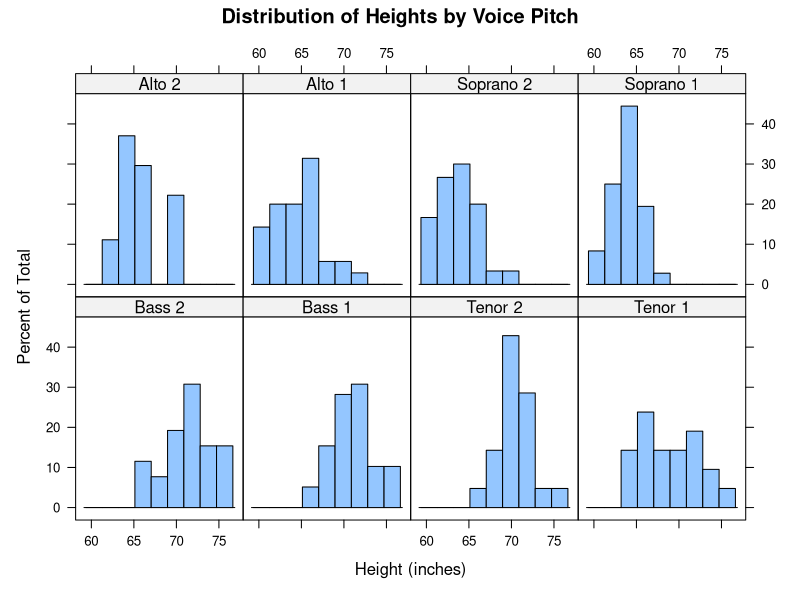
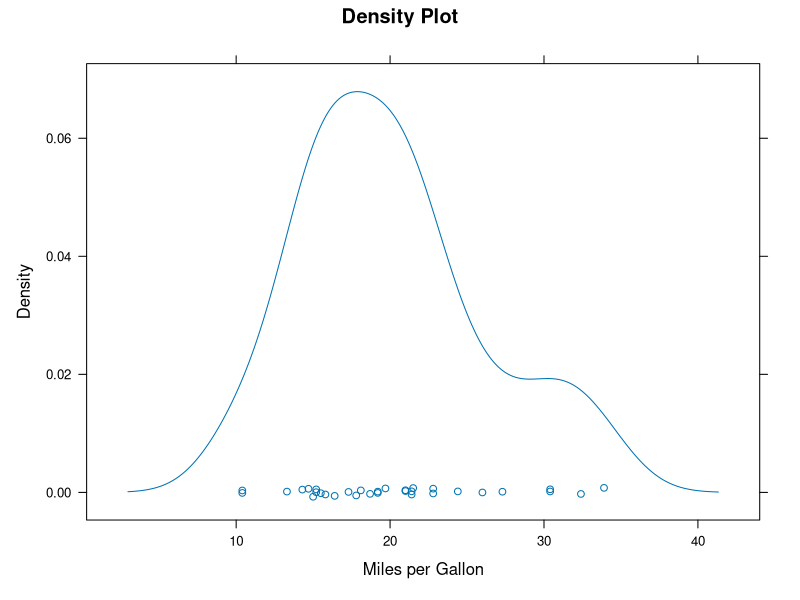
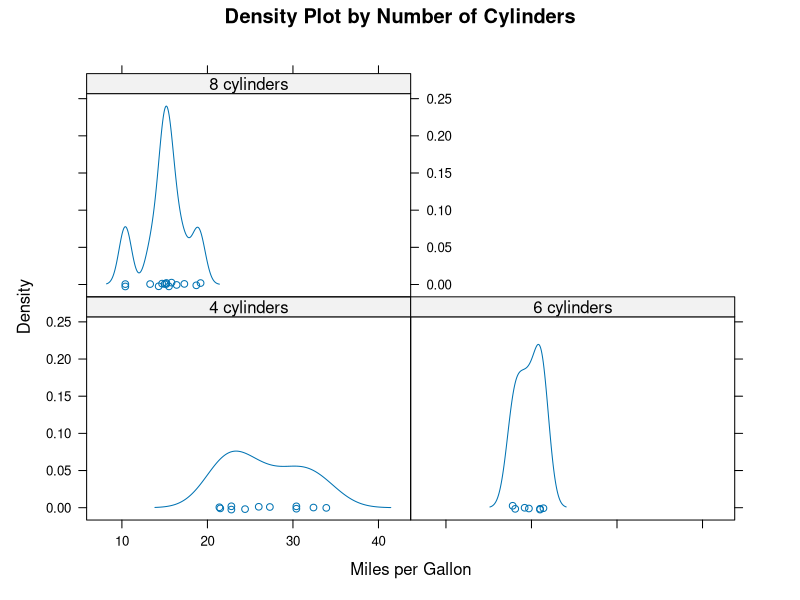
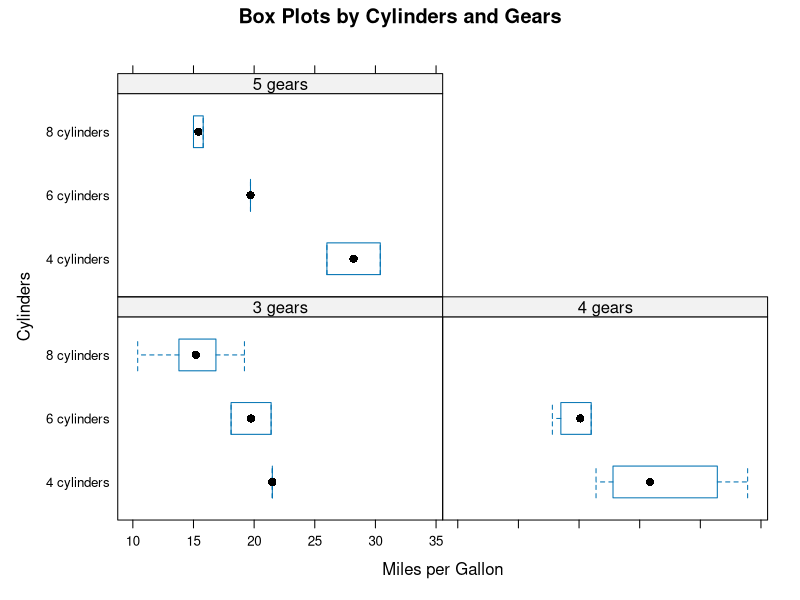
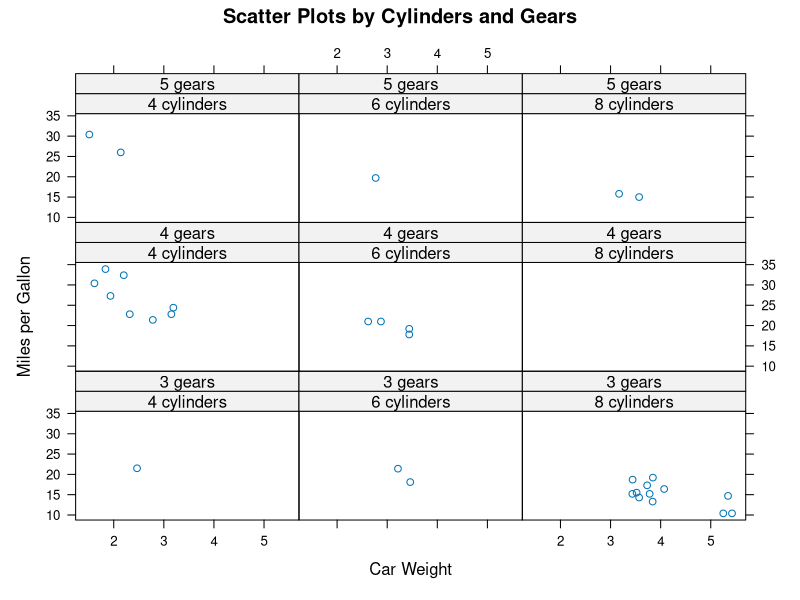
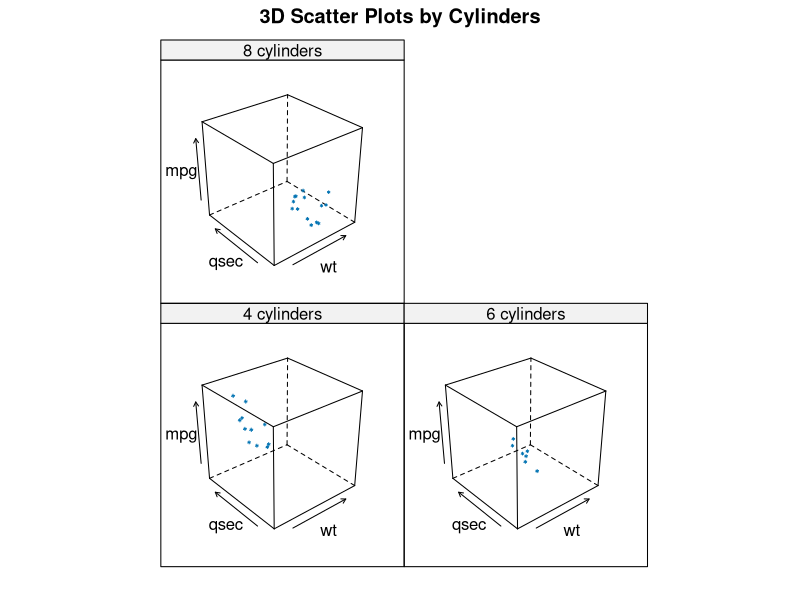
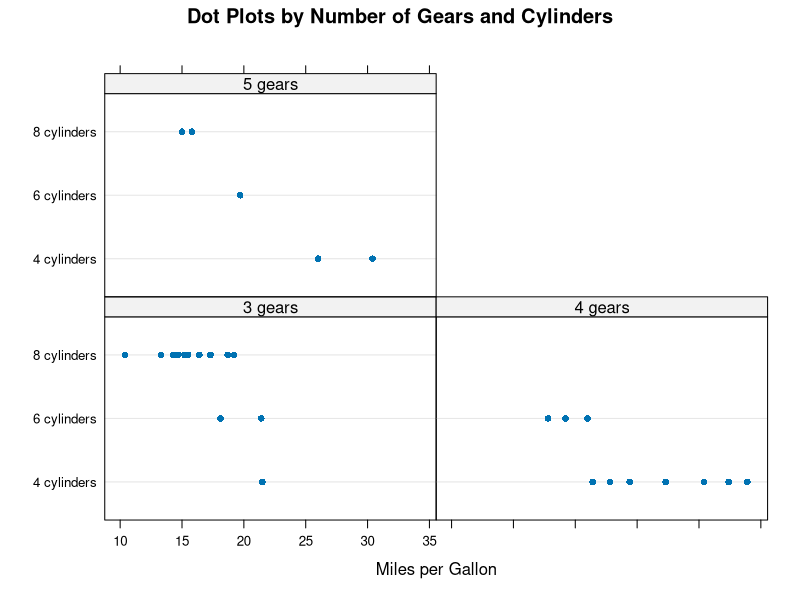
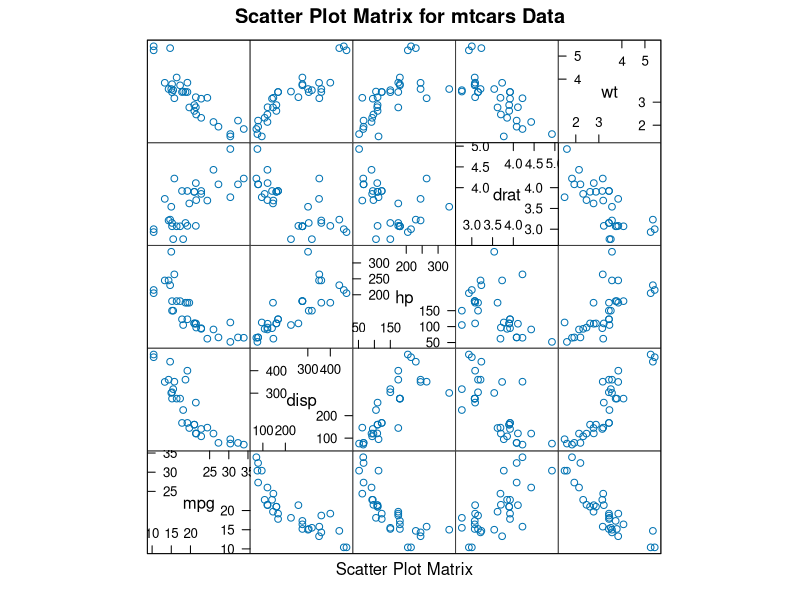

Reproduce these figures in R, in order.

# Bonus Chapter 23. Advanced graphics with the lattice package


# This chapter covers
#   An introduction to the lattice package
#   Grouping and conditioning
#   Adding information with panel functions
#   Customizing a lattice graph’s appearance


# Remove most objects from the working environment
rm(list = ls())
options(stringsAsFactors = F)

# 23.1. The lattice package
library(lattice)
histogram(~height | voice.part, data = singer,
          main = "Distribution of Heights by Voice Pitch",
          xlab = "Height (inches)")

# code listing 23.1. Lattice plot examples
library(lattice)
attach(mtcars)

gear <- factor(gear, levels = c(3, 4, 5),
               labels = c("3 gears", "4 gears", "5 gears"))

cyl <- factor(cyl, levels = c(4, 6, 8),
              labels = c("4 cylinders", "6 cylinders", "8 cylinders"))

densityplot(~mpg,
            main = "Density Plot",
            xlab = "Miles per Gallon")

densityplot(~mpg | cyl,
            main = "Density Plot by Number of Cylinders",
            xlab = "Miles per Gallon")

bwplot(cyl ~ mpg | gear,
       main = "Box Plots by Cylinders and Gears",
       xlab = "Miles per Gallon", ylab = "Cylinders")

xyplot(mpg ~ wt | cyl * gear,
       main = "Scatter Plots by Cylinders and Gears",
       xlab = "Car Weight", ylab = "Miles per Gallon")

cloud(mpg ~ wt * qsec | cyl,
      main = "3D Scatter Plots by Cylinders")

dotplot(cyl ~ mpg | gear,
        main = "Dot Plots by Number of Gears and Cylinders",
        xlab = "Miles per Gallon")

splom(mtcars[c(1, 3, 4, 5, 6)],
      main = "Scatter Plot Matrix for mtcars Data")

detach(mtcars)

# 23.2. Conditioning variables

# figure 23-2
displacement <- equal.count(mtcars$disp, number=3, overlap=0)
xyplot(mpg~wt|displacement, data=mtcars,
       main = "Miles per Gallon vs. Weight by Engine Displacement",
       xlab = "Weight", ylab = "Miles per Gallon",
       layout=c(3, 1), aspect=1.5)


# 23.3. Panel functions
# code listing 23.2. xyplot with custom panel function
# figure 23.3
library(lattice)
displacement <- equal.count(mtcars$disp, number=3, overlap=0)

mypanel <- function(x, y) {
  panel.xyplot(x, y, pch = 19)
  panel.rug(x, y)
  panel.grid(h=-1, v=-1)
  panel.lmline(x, y, col="red", lwd=1, lty=2)
}

xyplot(mpg~wt | displacement, data = mtcars,
       layout=c(3, 1),
       aspect = 1.5,
       main = "Miles per Gallon vs. Weight by Engine Displacement",
       xlab = "Weight",
       ylab = "Miles per Gallon",
       panel = mypanel)


# code listing 23.3. xyplot with a custom panel function and additional options
# figure 23.4
library(lattice)
mtcars$transmission <- factor(mtcars$am, levels = c(0, 1),
                              labels = c("Automatic", "Manual"))

panel.smoother <- function(x, y) {
  panel.grid(h=-1, v=-1)
  panel.xyplot(x, y)
  panel.loess(x, y)
  panel.abline(h=mean(y), lwd=2, lty=2, col = "darkgreen")
}

xyplot(mpg~disp | transmission, data = mtcars,
       scales = list(cex=.8, col="red"),
       panel = panel.smoother,
       xlab = "Displacement", ylab = "Miles per Gallon",
       main = "MPG vs Displacement by Transmission Type",
       sub = "Dotted lines are Group Means", aspect = 1)

#-----------------------------------------------------------
# Subsetting Data                                          ｜
## Selection using the Subset Function                     ｜ 
sub <- subset(mtcars, transmission == "Manual")           #｜
mean(sub$mpg)                                             #｜
#                                                          ｜
# Selecting Observations                                   ｜
mean(mtcars[which(mtcars$transmission=='Manual'),]$mpg)   #｜
# [1] 24.39231                                            #｜
mean(mtcars[which(mtcars$transmission=='Automatic'),]$mpg)#｜
# [1] 17.14737                                             ｜
#----------------------------------------------------------｜

# 23.4. Grouping variables
# figure 23.5
library(lattice)
mtcars$transmission <- factor(mtcars$am, levels = c(0, 1),
                              labels = c("Automatic", "Manual"))

densityplot(~mpg, data = mtcars,
            group = transmission,
            main = "MPG Distribution by Transmission Type",
            xlab = "Miles per Gallon",
            auto.key = TRUE)

# code listing 23.4. Kernel-density plot with a group variable and customized legend
# figure 23.6
library(lattice)
mtcars$transmission <- factor(mtcars$am, levels = c(0, 1),
                              labels = c("Automatic", "Manual"))

# Color, line and point specifications
colors <- c("red", "blue")
lines <- c(1, 2)
points <- c(16, 17)

# Legend customization
key.trans <- list(title="Transmission",
                  space="bottom", columns=2,
                  text=list(levels(mtcars$transmission)),
                  points=list(pch=points, col=colors),
                  lines=list(col=colors, lty=lines),
                  cex.title=1, cex=.9)
# Density plot
densityplot(~mpg, data = mtcars,
            group = transmission,
            main = "MPG Distribution by Transmission Type",
            xlab = "Miles per Gallon",
            pch=points, lty=lines, col=colors,
            lwd=2, jitter=.005,
            key=key.trans)

# code listing 23.5. xyplot with group and conditioning variables and customized legend
# figure 23.7

head(CO2)
library(lattice)
colors <- "darkgreen"
symbols <- c(1:12)
linetype <- c(1:3)

key.species <- list(title="Plant",
                    space="right",
                    text=list(levels(CO2$Plant)),
                    points=list(pch=symbols, col=colors))

xyplot(uptake ~ conc | Type*Treatment, data = CO2,
       group = Plant,
       type="o",
       pch=symbols, col=colors, lty=linetype,
       main="Carbon Dioxide Uptake\nin Grass Plants",
       ylab = expression(paste("Uptake ",
                               bgroup("(", italic(frac("umol", "m"^2)), ")"))),
       xlab = expression(paste("Concentration ",
                               bgroup("(", italic(frac(mL, L)), ")"))),
       sub = "Grass Species: Eninochloa crus-galli",
       key=key.species)

# 23.5. Graphic parameters

show.settings() # view the current defaults

mysettings <- trellis.par.get() # save them into a list called mysettings
names(mysettings)
# [1] "grid.pars"         "fontsize"          "background"        "panel.background" 
# [5] "clip"              "add.line"          "add.text"          "plot.polygon"     
# [9] "box.dot"           "box.rectangle"     "box.umbrella"      "dot.line"         
# [13] "dot.symbol"        "plot.line"         "plot.symbol"       "reference.line"   
# [17] "strip.background"  "strip.shingle"     "strip.border"      "superpose.line"   
# [21] "superpose.symbol"  "superpose.polygon" "regions"           "shade.colors"     
# [25] "axis.line"         "axis.text"         "axis.components"   "layout.heights"   
# [29] "layout.widths"     "box.3d"            "par.xlab.text"     "par.ylab.text"    
# [33] "par.zlab.text"     "par.main.text"     "par.sub.text"

mysettings$superpose.symbol
# $alpha
# [1] 1 1 1 1 1 1 1
# 
# $cex
# [1] 0.8 0.8 0.8 0.8 0.8 0.8 0.8
# 
# $col
# [1] "#0080ff"   "#ff00ff"   "darkgreen" "#ff0000"   "orange"    "#00ff00"   "brown"    
# 
# $fill
# [1] "#CCFFFF" "#FFCCFF" "#CCFFCC" "#FFE5CC" "#CCE6FF" "#FFFFCC" "#FFCCCC"
# 
# $font
# [1] 1 1 1 1 1 1 1
# 
# $pch
# [1] 1 1 1 1 1 1 1

# To change the default:
mysettings$superpose.symbol$pch <- c(1:10)
trellis.par.set(mysettings)

show.settings()


# 23.6. Customizing plot strips
library(lattice)
histogram(~height | voice.part, data = singer,
          strip = strip.custom(bg="lightgrey",
                               par.strip.text=list(col="black", cex=.8, font=3)),
          main = "Distribution of Heights by Voice Pitch",
          xlab = "Height (inches)")

# 23.7. Page arrangement
# figure 23.9
library(lattice)
graph1 <- histogram(~height | voice.part, data = singer,
                    main = "Heights of Choral Singers by Voice Part")
graph2 <- bwplot(height ~ voice.part, data = singer)
plot(graph1, split = c(1, 1, 1, 2))
plot(graph2, split = c(1, 2, 1, 2), newpage = FALSE)


# figure 23.10
library(lattice)
graph1 <- histogram(~height | voice.part, data = singer,
                    main = "Heights of Choral Singers by Voice Part")
graph2 <- bwplot(height ~ voice.part, data = singer)
plot(graph1, position = c(0, .33, 1, 1))
plot(graph2, position = c(0, 0, 1, .4), newpage = FALSE)


levels(singer$voice.part)
# [1] "Bass 2"    "Bass 1"    "Tenor 2"   "Tenor 1"   "Alto 2"    "Alto 1"    "Soprano 2"
# [8] "Soprano 1"

histogram(~height | voice.part, data = singer,
          index.cond=list(c(2,4,6,8,1,3,5,7)))